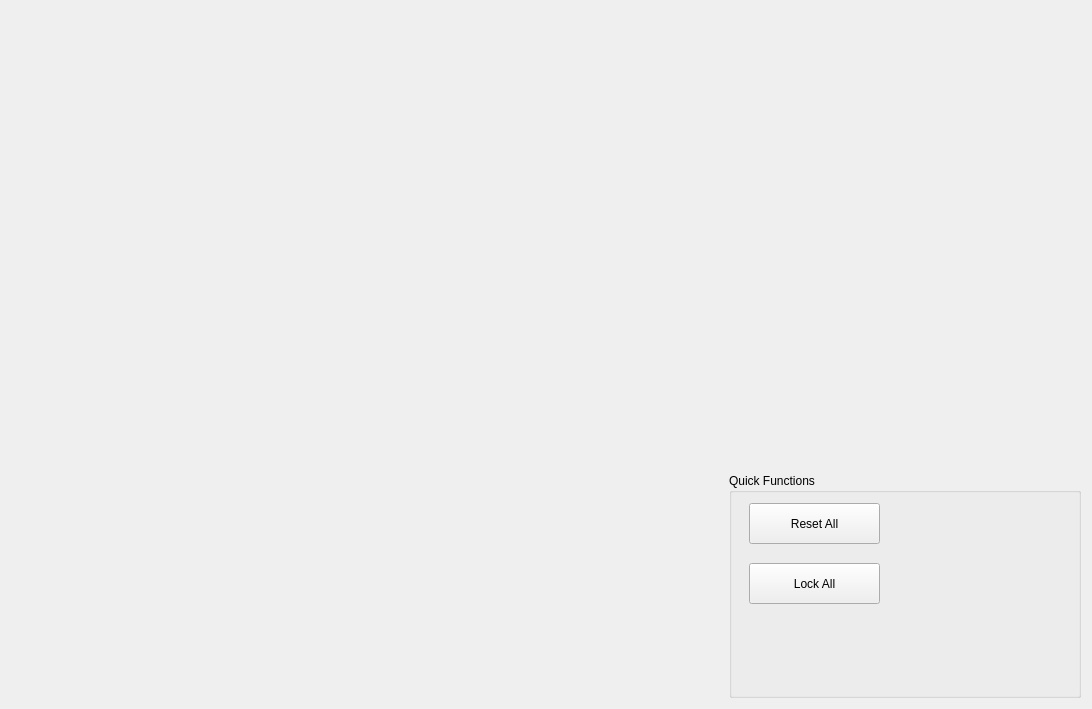
<?xml version="1.0" encoding="UTF-8"?>
<ui version="4.0">
 <class>miniScopesContainer</class>
 <widget class="QWidget" name="miniScopesContainer">
  <property name="geometry">
   <rect>
    <x>0</x>
    <y>0</y>
    <width>1092</width>
    <height>709</height>
   </rect>
  </property>
  <property name="minimumSize">
   <size>
    <width>963</width>
    <height>688</height>
   </size>
  </property>
  <property name="windowTitle">
   <string>Osilloscopes Club</string>
  </property>
  <layout class="QGridLayout" name="gridLayout">
   <item row="0" column="0">
    <widget class="OscilloscopeMiniWindow" name="scopeWidget1" native="true">
     <property name="sizePolicy">
      <sizepolicy hsizetype="Expanding" vsizetype="Expanding">
       <horstretch>0</horstretch>
       <verstretch>0</verstretch>
      </sizepolicy>
     </property>
     <property name="minimumSize">
      <size>
       <width>354</width>
       <height>225</height>
      </size>
     </property>
    </widget>
   </item>
   <item row="0" column="1">
    <widget class="OscilloscopeMiniWindow" name="scopeWidget4" native="true">
     <property name="sizePolicy">
      <sizepolicy hsizetype="Expanding" vsizetype="Expanding">
       <horstretch>0</horstretch>
       <verstretch>0</verstretch>
      </sizepolicy>
     </property>
     <property name="minimumSize">
      <size>
       <width>354</width>
       <height>225</height>
      </size>
     </property>
    </widget>
   </item>
   <item row="0" column="2">
    <widget class="OscilloscopeMiniWindow" name="scopeWidget7" native="true">
     <property name="sizePolicy">
      <sizepolicy hsizetype="Expanding" vsizetype="Expanding">
       <horstretch>0</horstretch>
       <verstretch>0</verstretch>
      </sizepolicy>
     </property>
     <property name="minimumSize">
      <size>
       <width>354</width>
       <height>225</height>
      </size>
     </property>
    </widget>
   </item>
   <item row="1" column="0">
    <widget class="OscilloscopeMiniWindow" name="scopeWidget2" native="true">
     <property name="sizePolicy">
      <sizepolicy hsizetype="Expanding" vsizetype="Expanding">
       <horstretch>0</horstretch>
       <verstretch>0</verstretch>
      </sizepolicy>
     </property>
     <property name="minimumSize">
      <size>
       <width>354</width>
       <height>225</height>
      </size>
     </property>
    </widget>
   </item>
   <item row="1" column="1">
    <widget class="OscilloscopeMiniWindow" name="scopeWidget5" native="true">
     <property name="sizePolicy">
      <sizepolicy hsizetype="Expanding" vsizetype="Expanding">
       <horstretch>0</horstretch>
       <verstretch>0</verstretch>
      </sizepolicy>
     </property>
     <property name="minimumSize">
      <size>
       <width>354</width>
       <height>225</height>
      </size>
     </property>
    </widget>
   </item>
   <item row="1" column="2">
    <widget class="OscilloscopeMiniWindow" name="scopeWidget8" native="true">
     <property name="sizePolicy">
      <sizepolicy hsizetype="Expanding" vsizetype="Expanding">
       <horstretch>0</horstretch>
       <verstretch>0</verstretch>
      </sizepolicy>
     </property>
     <property name="minimumSize">
      <size>
       <width>354</width>
       <height>225</height>
      </size>
     </property>
    </widget>
   </item>
   <item row="2" column="0">
    <widget class="OscilloscopeMiniWindow" name="scopeWidget3" native="true">
     <property name="sizePolicy">
      <sizepolicy hsizetype="Expanding" vsizetype="Expanding">
       <horstretch>0</horstretch>
       <verstretch>0</verstretch>
      </sizepolicy>
     </property>
     <property name="minimumSize">
      <size>
       <width>354</width>
       <height>225</height>
      </size>
     </property>
    </widget>
   </item>
   <item row="2" column="1">
    <widget class="OscilloscopeMiniWindow" name="scopeWidget6" native="true">
     <property name="sizePolicy">
      <sizepolicy hsizetype="Expanding" vsizetype="Expanding">
       <horstretch>0</horstretch>
       <verstretch>0</verstretch>
      </sizepolicy>
     </property>
     <property name="minimumSize">
      <size>
       <width>354</width>
       <height>225</height>
      </size>
     </property>
    </widget>
   </item>
   <item row="2" column="2">
    <widget class="QGroupBox" name="groupBox">
     <property name="sizePolicy">
      <sizepolicy hsizetype="Expanding" vsizetype="Expanding">
       <horstretch>0</horstretch>
       <verstretch>0</verstretch>
      </sizepolicy>
     </property>
     <property name="title">
      <string>Quick Functions</string>
     </property>
     <widget class="QPushButton" name="ResetAllButton">
      <property name="geometry">
       <rect>
        <x>20</x>
        <y>30</y>
        <width>131</width>
        <height>41</height>
       </rect>
      </property>
      <property name="text">
       <string>Reset All</string>
      </property>
     </widget>
     <widget class="QPushButton" name="LockAllButton">
      <property name="geometry">
       <rect>
        <x>20</x>
        <y>90</y>
        <width>131</width>
        <height>41</height>
       </rect>
      </property>
      <property name="text">
       <string>Lock All</string>
      </property>
     </widget>
    </widget>
   </item>
  </layout>
 </widget>
 <customwidgets>
  <customwidget>
   <class>OscilloscopeMiniWindow</class>
   <extends>QWidget</extends>
   <header>OscilloscopeMiniWindow.h</header>
   <container>1</container>
  </customwidget>
 </customwidgets>
 <resources/>
 <connections/>
</ui>
